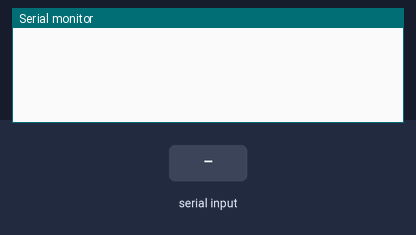
This sketch was run on a simulated Arduino Uno, built with avr-gcc and run on an emulated ATmega328P. On the bench: the last lines printed to the serial monitor. Inputs (shaded band) come from the test bench.

Above: at 1.2 s.
1.3 s: "1" received over Serial
At 2.6 s:
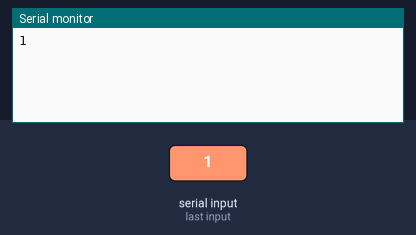
3.8 s: "1" received over the second serial link
At 4.9 s:
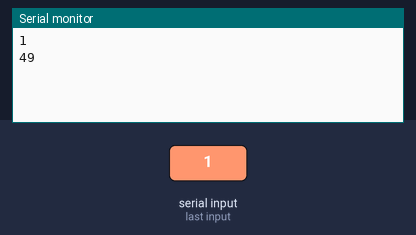
5.3 s: "0" received over Serial
At 6.61 s:
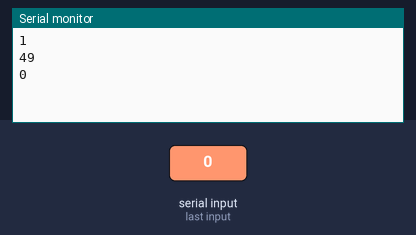
6.8 s: "0" received over the second serial link
At 7.2 s:
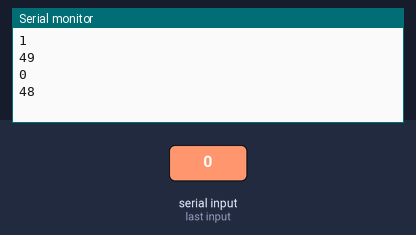
Timing chart, 0 to 9.3 s (numbered marks = the images above; inputs shaded):
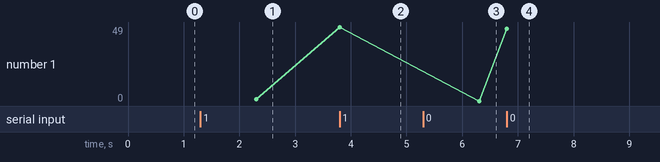

Measured:
- after the input at 1.3 s, the serial monitor: prints a new line after 1.0 s (image 1)
- after the input at 3.8 s, the serial monitor: prints a new line at once (image 2)
- after the input at 5.3 s, the serial monitor: prints a new line after 1.0 s (image 3)
- after the input at 6.8 s, the serial monitor: prints a new line at once (image 4)
- plotted number 1: 1 → 49 after the input at 3.8 s, 49 → 0 after the input at 5.3 s, 0 → 48 after the input at 6.8 s

The sketch:

bluetooth.ino
```cpp
#include <SoftwareSerial.h>

const int rxPin = 5;
const int txPin = 4;
unsigned long WAITING_TIME=10000;

// Create a software serial port for bluetooth
SoftwareSerial btSerial(rxPin, txPin);
unsigned  long btTime;


void setup() {
  btSerial.begin(9600);
  Serial.begin(9600);
}

void loop() {
 if (Serial.available() > 0) {
    String data = Serial.readString();
    // data+=" \nSensitivity : 80 \n Magnitude :80";
    // Send the data to the Bluetooth module
    btSerial.write(data.c_str());
    // echo the data to the serial monitor
        Serial.println(data);
  }

  // if (Serial.available()>0) {
   if (btSerial.available() > 0) {
    // Read the incoming data
    int data = btSerial.read();
    // Echo the data to the Serial Monitor
    Serial.println(data);
  }
}
```
